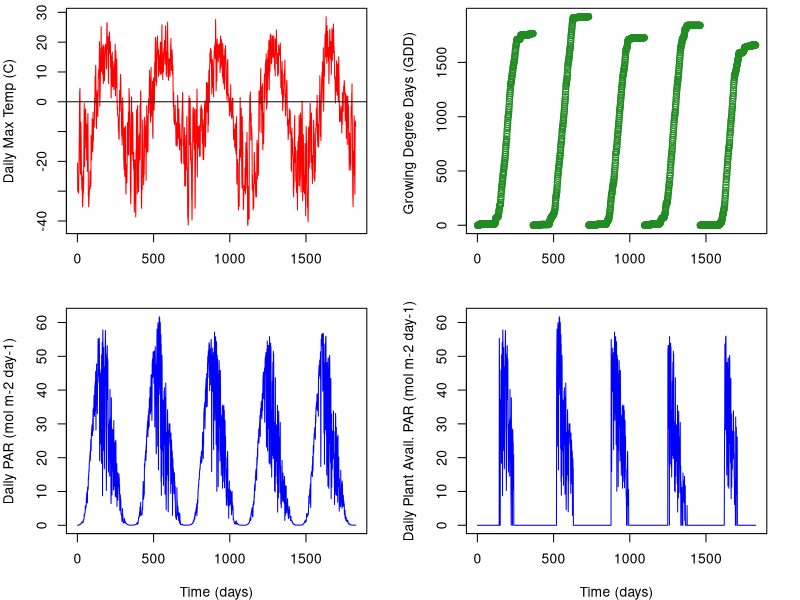
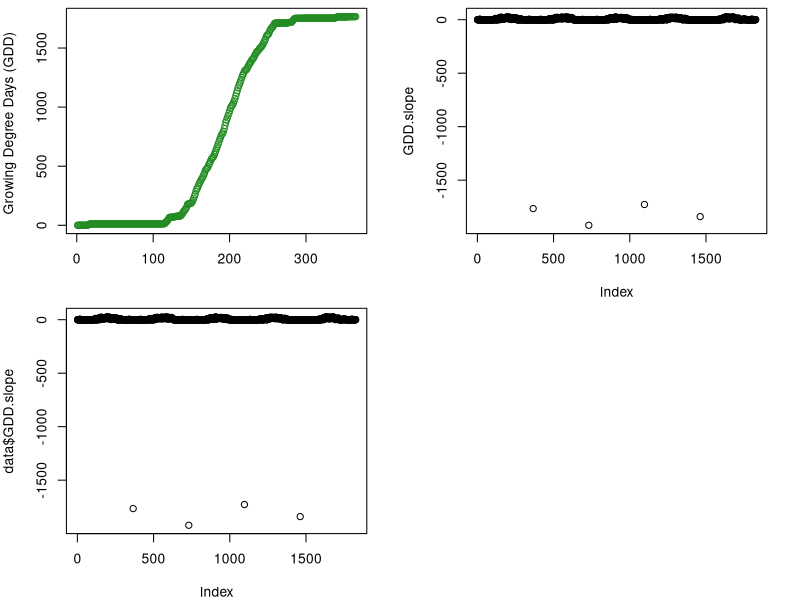
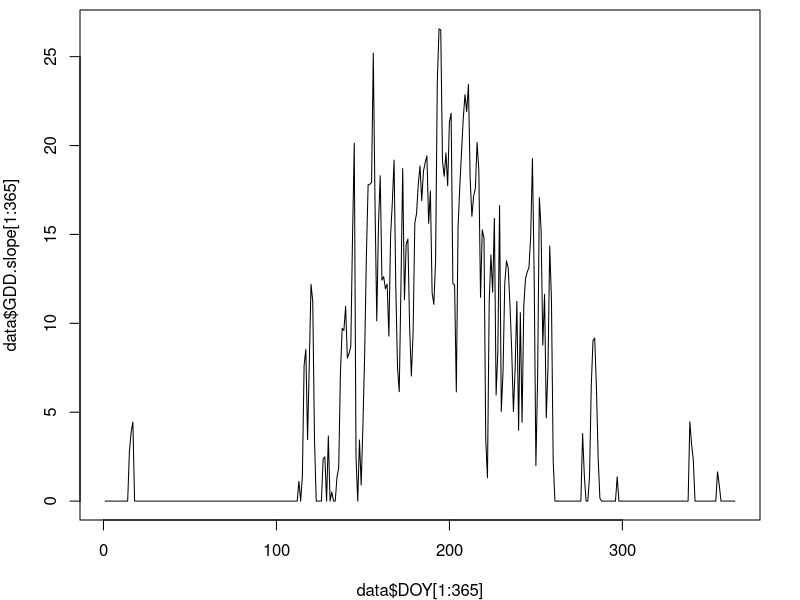
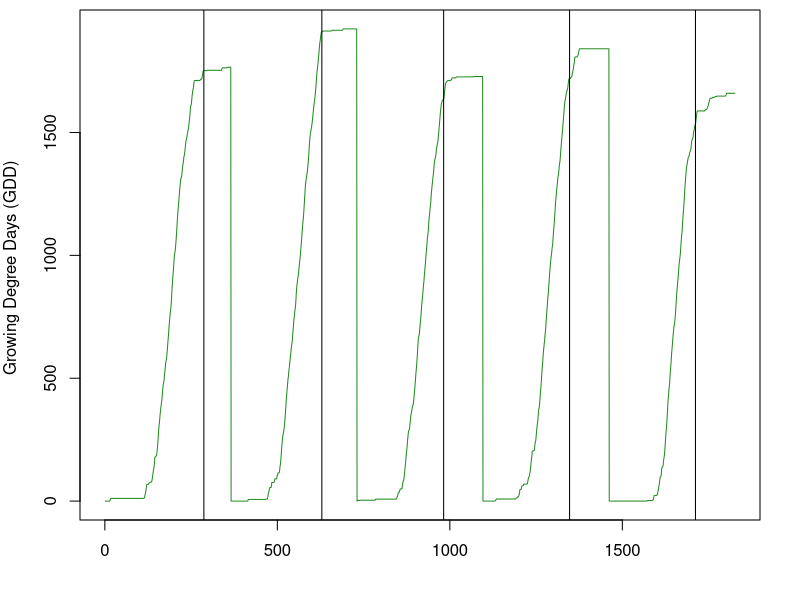
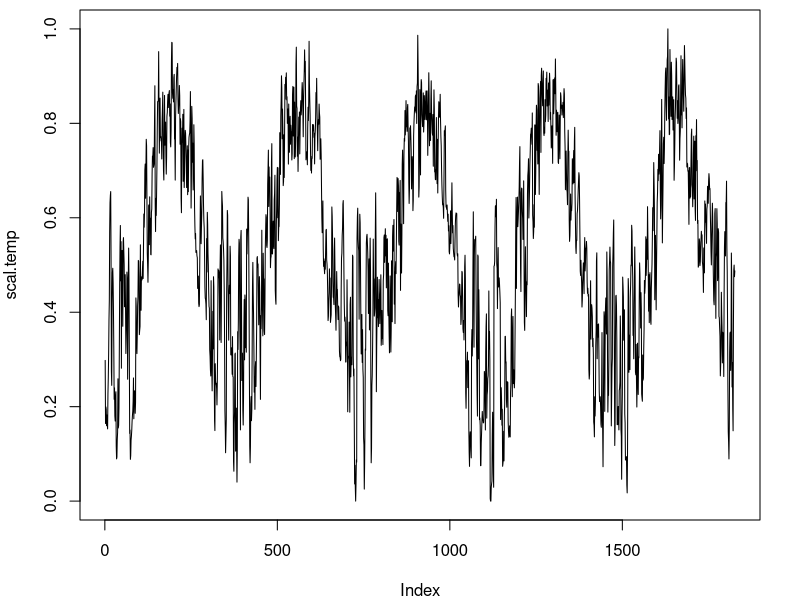
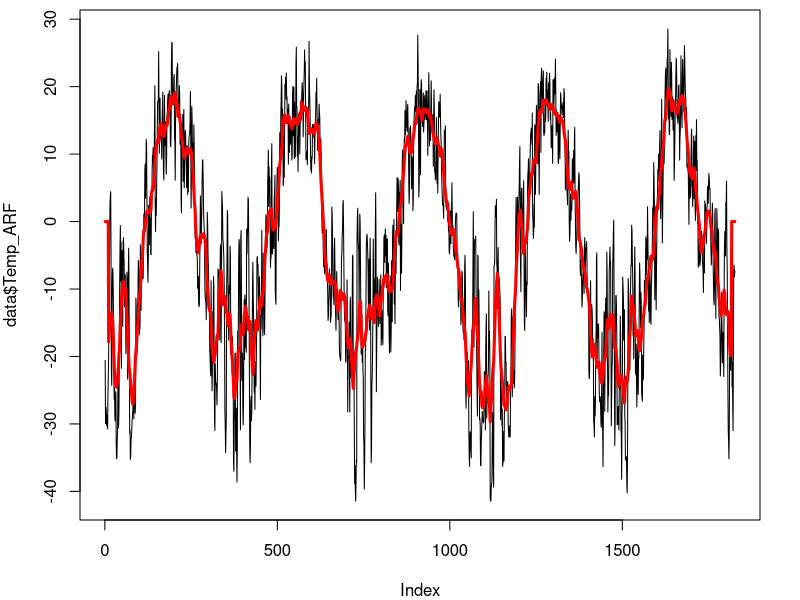
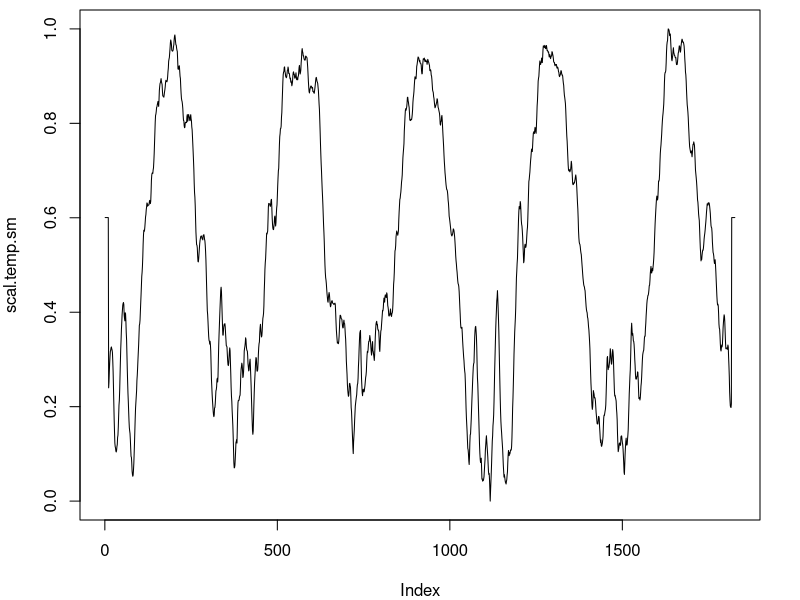
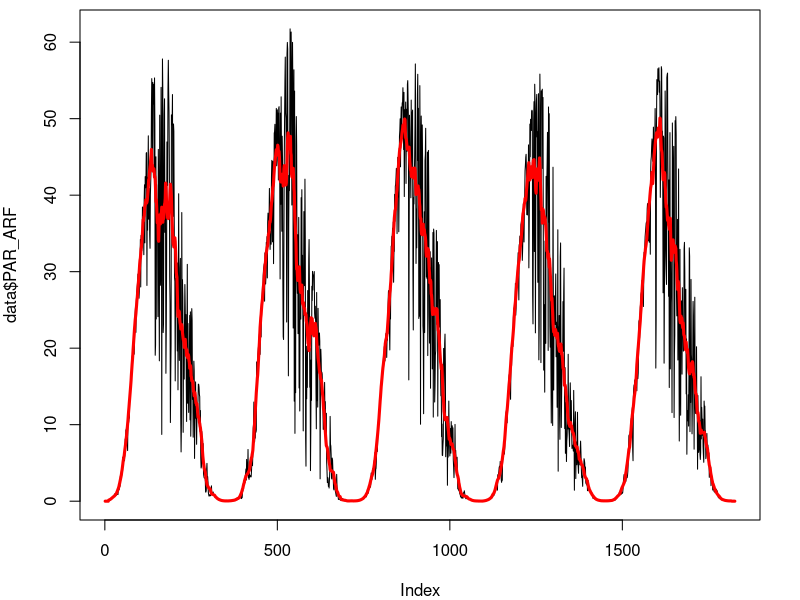

R code for these plots, in order:
############re-loading the data

#set working directory to C-N-model
data = read.csv("InputData_Processed.csv") #This is the "FluxData.csv" file, but with added calculations of GDD
head(data)


#plot the data
par(mfrow=c(2,2), mar=c(4,4,0.5,2))
plot(data$Temp_ARF~data$time, type="l", ylab = "Daily Max Temp (C)", col="red", xlab="")
abline(h=0)
plot(data$GDD~data$time, ylab = "Growing Degree Days (GDD) ",  xlab="", col="forestgreen")
plot(data$PAR_ARF~data$time, type="l", ylab = "Daily PAR (mol m-2 day-1)", col="blue", xlab = "Time (days)")
plot(data$PAR_vis~data$time, type="l", ylab = "Daily Plant Avail. PAR (mol m-2 day-1)", col="blue", xlab = "Time (days)")


plot(data$GDD[1:365]~data$DOY[1:365], ylab = "Growing Degree Days (GDD) ",  xlab="", col="forestgreen")


GDD.slope = rep(0, length = length(data$GDD))
for (i in 2: length(data$GDD)){
  GDD.slope[i] = data$GDD[i] - data$GDD[i-1]
}

plot(GDD.slope) #this is really just temperature but for only positive values
data = cbind(data, GDD.slope=GDD.slope)
head(data)
plot(data$GDD.slope) #there are 4 points that need to be set to 0 because this is when we switch years
data$GDD.slope[data$time[which(data$GDD.slope == min(data$GDD.slope))]] = 0
data$GDD.slope[data$time[which(data$GDD.slope == min(data$GDD.slope))]] = 0
data$GDD.slope[data$time[which(data$GDD.slope == min(data$GDD.slope))]] = 0
data$GDD.slope[data$time[which(data$GDD.slope == min(data$GDD.slope))]] = 0
data$time[which(data$GDD.slope == min(data$GDD.slope))]
par(mfrow=c(1,1), mar=c(4,4,0.5,2))
plot(data$DOY[1:365], data$GDD.slope[1:365], type="l")

#need to figure out which DOY was the day when GDDs level off
years = unique(data$year) #tells you which years we have data for 
delGDDmax.day = NA
DOY.sen.year = NA
for (i in 1: length(years)){
  year.i = years[i]
  data.year = subset(data, data$year==year.i)
  delGDDmax = data.year$DOY[which(data.year$DOY>182 & data.year$GDD.slope<1 & data.year$GDD.slope>0)]
  DOY.sen.year[i]=delGDDmax[1]
}
DOY.sen.year #looked at this data to determine cutoff point
num.days = c(365, 365, 365, 366, 365)
DOY.sen = rep(c(DOY.sen.year), c(num.days))
data = data.frame(data, DOY.sen = DOY.sen)
head(data)
par(mfrow=c(1,1))
plot(data$GDD~data$time, type="l", ylab = "Growing Degree Days (GDD) ",  xlab="", col="forestgreen")
abline(v=c(DOY.sen.year+c(0,365,365+365,365+365+366, 365+365+366+365)))



#create a temperature scalar
Tmax.day = NA
Tmin.day = NA
for (i in 1: length(years)){
  year.i = years[i]
  data.year = subset(data, data$year==year.i)
  Tmax.day[i]=max(data.year$Temp_ARF)
  Tmin.day[i]=min(data.year$Temp_ARF)
}
Tmax.day # max temps for each year
Tmax.mean=mean(Tmax.day)
Tmin.mean=mean(Tmin.day)

scal.temp=NULL
for (i in 1:length(data$Temp_ARF)){
  scal.temp[i] = (data$Temp_ARF[i] - Tmin.mean)/(Tmax.mean-Tmin.mean) 
}

#rescale to 1
minscal = min(scal.temp)
maxscal = max(scal.temp)
for (i in 1:length(scal.temp)){
  scal.temp[i] = (scal.temp[i] - minscal)/(maxscal-minscal) 
}
plot(scal.temp, type="l")


#create a smoothed temperature scalar
#average of current sample, 7 future samples, and 7 past samples
filt=rep(1/21,21)
Temp.sm = filter(data$Temp_ARF, filt, sides=2)
is.na(Temp.sm) #the last 20 samples are NA
Temp.sm[is.na(Temp.sm)]=0 #set these to zero
plot(data$Temp_ARF, type="l")
lines(Temp.sm, col="red", lwd="3")
data=data.frame(data, Temp_sm=Temp.sm)

Tmaxsm.day = NA
Tminsm.day = NA
for (i in 1: length(years)){
  year.i = years[i]
  data.year = subset(data, data$year==year.i)
  Tmaxsm.day[i]=max(data.year$Temp_sm)
  Tminsm.day[i]=min(data.year$Temp_sm)
}
Tmaxsm.day # max temps for each year
Tmaxsm.mean=mean(Tmaxsm.day)
Tminsm.mean=mean(Tminsm.day)

scal.temp.sm=NULL
for (i in 1:length(Temp.sm)){
  scal.temp.sm[i] = (Temp.sm[i] - Tminsm.mean)/(Tmaxsm.mean-Tminsm.mean) 
}

#rescale to 1
minscal = min(scal.temp.sm)
maxscal = max(scal.temp.sm)
for (i in 1:length(scal.temp.sm)){
  scal.temp.sm[i] = (scal.temp.sm[i] - minscal)/(maxscal-minscal)
}

plot(scal.temp.sm, type="l")

#create a smoothed PAR scalar
#average of current sample, 7 future samples, and 7 past samples
filt=rep(1/21,21)
PAR.sm = filter(data$PAR_ARF, filt, sides=2)
is.na(PAR.sm) #the last 20 samples are NA
PAR.sm[is.na(PAR.sm)]=0 #set these to zero
plot(data$PAR_ARF, type="l")
lines(PAR.sm, col="red", lwd="3")
data=data.frame(data, PAR_sm=PAR.sm)

Pmaxsm.day = NA
Pminsm.day = NA
for (i in 1: length(years)){
  year.i = years[i]
  data.year = subset(data, data$year==year.i)
  Pmaxsm.day[i]=max(data.year$PAR_sm)
  Pminsm.day[i]=min(data.year$PAR_sm)
}
Pmaxsm.day # max temps for each year
Pmaxsm.mean=mean(Pmaxsm.day)
Pminsm.mean=mean(Pminsm.day)

scal.PAR.sm=NULL
for (i in 1:length(PAR.sm)){
  scal.PAR.sm[i] = (PAR.sm[i] - Pminsm.mean)/(Pmaxsm.mean-Pminsm.mean)
}

#rescale to 1
minscal = min(scal.PAR.sm)
maxscal = max(scal.PAR.sm)
for (i in 1:length(scal.PAR.sm)){
  scal.PAR.sm[i] = (scal.PAR.sm[i] - minscal)/(maxscal-minscal) 
}

plot(scal.PAR.sm, type="l")



#making a new scalar for NDVI calculation

Tmaxmean.day = NA
for (i in 1: length(years)){
  year.i = years[i]
  data.year = subset(data, data$year==year.i)
  Tmaxmean.day[i]=max(data.year$Temp_ARF)
}
Tmaxmean.day # max temps for each year
Tmax.avg = mean(Tmaxmean.day) #calculate average

Tmax.diff = data$Temp_ARF-Tmax.avg
plot(Tmax.diff[1:365])
filt=rep(1/30,30)
Tmaxdiff.sm = filter(Tmax.diff, filt, sides=2)
is.na(Tmaxdiff.sm) #the last 7 samples are NA
Tmaxdiff.sm[is.na(Tmaxdiff.sm)]=0 #set these to zero
plot(Tmax.diff, type="l", xlim=c(1,365))
lines(Tmaxdiff.sm, col="red", lwd="3")
Tmax.diff1 = Tmax.diff
Tmax.diff=Tmaxdiff.sm
data=data.frame(data, TmaxDiff = Tmax.diff)
head(data)
Tmaxmean.diff = NA
Tminmean.diff = NA
for (i in 1: length(years)){
  year.i = years[i]
  data.year = subset(data, data$year==year.i)
  Tmaxmean.diff[i]=max(data.year$TmaxDiff, na.rm=TRUE)
  Tminmean.diff[i]=min(data.year$TmaxDiff, na.rm=TRUE)
}
Tmaxmean.diff # max temps for each year
Tmaxdiff.avg = mean(Tmaxmean.diff) #calculate average
Tminmean.diff # min temps for each year
Tmindiff.avg = mean(Tminmean.diff) #calculate average


scal.diff=NULL
for (i in 1:length(Tmax.diff)){
  scal.diff[i] = (Tmax.diff[i] - Tmindiff.avg)/(Tmaxdiff.avg-Tmindiff.avg)
}

#rescale to 1
minscal = min(scal.diff)
maxscal = max(scal.diff)
for (i in 1:length(scal.diff)){
  scal.diff[i] = (scal.diff[i] - minscal)/(maxscal-minscal)
}

par(mfrow=c(2,1))
plot(Tmax.diff1, type="l", xlim=c(1,365))
lines(Tmaxdiff.sm, col="red", lwd="3")
plot(scal.diff)


#create sigmoidal scalar to help model capture spring GPP
par(mfrow=c(2,1))
plot(data$GDD)
plot(data$Albedo)
#need to figure out which DOY was the day when snow began to melt
years = unique(data$year) #tells you which years we have data for 
melt.day = NA
for (i in 1: length(years)){
  year.i = years[i]
  data.year = subset(data, data$year==year.i)
  melt.day[i] = min(data.year$DOY[which(data.year$Albedo<0.15)])
}
melt.day
par(mfrow=c(1,1))
plot(data$GDD~data$time, type="l", ylab = "Growing Degree Days (GDD) ",  xlab="", col="forestgreen")
abline(v=c(melt.day+c(0,365,365+365,365+365+366, 365+365+366+365)))
num.days = c(365, 365, 365, 366, 365)
meltDOY = rep(c(melt.day), c(num.days))
data = data.frame(data, meltDOY = meltDOY)
head(data)

#now determine day of first frost
years = unique(data$year) #tells you which years we have data for 
frost.day = NA
for (i in 1: length(years)){
  year.i = years[i]
  data.year = subset(data, data$year==year.i)
  frost.day[i] = min(data.year$DOY[which(data.year$Temp_ARF<=0 & data.year$DOY>180)])
}
frost.day
par(mfrow=c(1,1))
plot(data$GDD~data$time, type="l", ylab = "Growing Degree Days (GDD) ",  xlab="", col="forestgreen")
abline(v=c(frost.day+c(0,365,365+365,365+365+366, 365+365+366+365)))
num.days = c(365, 365, 365, 366, 365)
frostDOY = rep(c(frost.day), c(num.days))
data = data.frame(data, frostDOY = frostDOY)
head(data)

#now determine peak season day

#figure out which corresponds to peak in GPP
data.compare2=read.csv("Assimilation_data_ALL.csv")

years = unique(data$year) #tells you which years we have data for 
peakGPP.day = NA
for (i in 1: length(years)){
  year.i = years[i]
  data.year = subset(data.compare2, data.compare2$Year==year.i)
  maxGPP.year = max(data.year$GPP,na.rm=TRUE)
  peakGPP.day[i] = data.year$DOY[which(data.year$GPP==maxGPP.year)]
}
peakGPP.day

peakTemp.day = NA
for (i in 1: length(years)){
  year.i = years[i]
  data.year = subset(data, data$year==year.i)
  maxTemp.year = max(data.year$Temp_ARF)
  peakTemp.day[i] = data.year$DOY[which(data.year$Temp_ARF==maxTemp.year)]
}
peakTemp.day

peakPAR.day = NA
for (i in 1: length(years)){
  year.i = years[i]
  data.year = subset(data, data$year==year.i)
  maxPAR.year = max(data.year$PAR_ARF)
  peakPAR.day[i] = data.year$DOY[which(data.year$PAR_ARF==maxPAR.year)]
}
peakPAR.day

mid.day=round((frost.day+melt.day)/2)
mid.day

avg.day = NA
for (i in 1: length(years)){
  year.i = years[i]
  data.year = subset(data, data$year==year.i)
  avg.day[i] = round((peakTemp.day[i]+peakPAR.day[i])/2)
}
avg.day

#figure out which is best
sum(abs(peakTemp.day-peakGPP.day))
sum(abs(peakPAR.day-peakGPP.day))
sum(abs(avg.day-peakGPP.day)) 
sum(abs(mid.day-peakGPP.day)) #this is the best


plot(data.compare2$GPP~data.compare2$Time, col="forestgreen", xlim=c(1,1826))
abline(v=c(avg.day+c(0,365,365+365,365+365+366, 365+365+366+365)))
num.days = c(365, 365, 365, 366, 365)
peakDOY = rep(mid.day, c(num.days))
data = data.frame(data, peakDOY = peakDOY)
head(data)

scal.GPP=NULL
for (i in 1:length(data$DOY)){
  if(data$DOY[i]<data$meltDOY[i]){ #prior to snow melt
    scal.GPP[i]=0
  }
  if(data$DOY[i]>=data$meltDOY[i]){ #after melt
    if(data$DOY[i]<=data$peakDOY[i]){ #prior to peak
      xsat = (data$peakDOY[i]-data$meltDOY[i])/2
      x=data$DOY[i]-data$meltDOY[i] #calculate number of days since snowmelt
      scal.GPP[i]=(1*x)/(xsat+x)
      #slope = 1/(data$peakDOY[i]-data$meltDOY[i])
      #scal.GPP[i] = 0+(slope*(data$DOY[i]-data$meltDOY[i]))
    }
    if(data$DOY[i]>data$peakDOY[i] & data$DOY[i]<data$frostDOY[i]){ #after peak but before frost
      slope = 1/(data$frostDOY[i]-data$peakDOY[i])
      scal.GPP[i] = 0+(slope*(data$frostDOY[i]-data$DOY[i]))
    }
    if(data$DOY[i]>=data$frostDOY[i]){ #after frost
      scal.GPP[i]=0
    }
  }
}

plot(scal.GPP)


#make into functions so that it will be continuous in the model
Temp.d1 <- approxfun(x=data$time, y=data$Temp_ARF, method="linear", rule=2)
PAR.d1 <- approxfun(x=data$time, y=data$PAR_ARF, method="linear", rule=2)
albedo.d1 <- approxfun(x=data$time, y=data$Albedo, method="linear", rule=2)
scaltemp.d1 <- approxfun(x=data$time, y=scal.temp.sm, method="linear", rule=2)
scalGPP.d1 <- approxfun(x=data$time, y=scal.GPP, method="linear", rule=2)
DOY.d1 <- approxfun(x=data$time, y=data$DOY, method="linear", rule=2)
DOYsen.d1 <- approxfun(x=data$time, y=data$DOY.sen, method="linear", rule=2)
Year.d1 <- approxfun(x=data$time, y=data$year, method="linear", rule=2)
